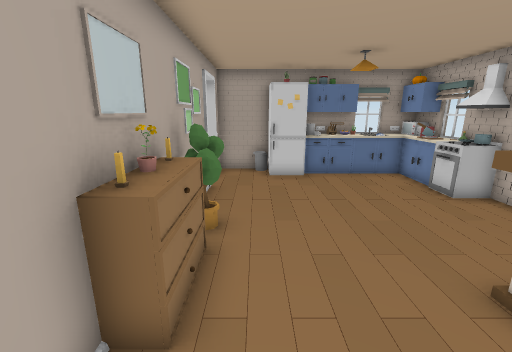
view 1 (above)

12 first-person views from a walk through a 3-D level made in the Unity game engine. The camera is 1.4 m above the floor, tilts 14° down and sees 90° across. Doors are open. The floor is counted in squares, 0.5 m on a side. Each view is taken from the middle of a square. On the plan, view 1 faces up. The plan holds only what a view shows up to about 19 squares ahead; the rest is blank. The place goes on beyond the plan. The player character is not drawn.

view 2
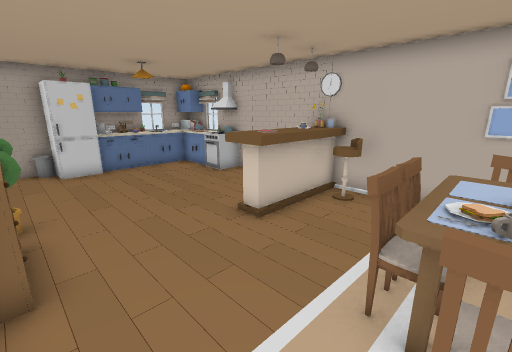

view 3
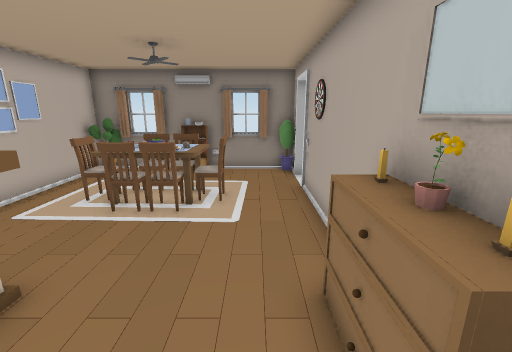

view 4
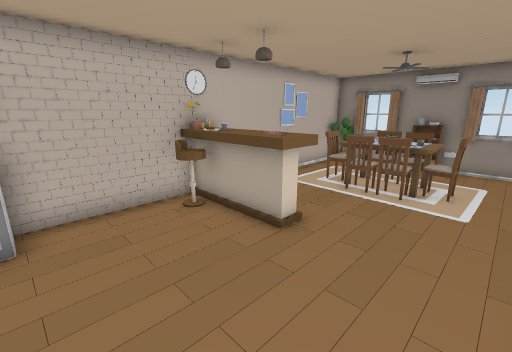

view 5
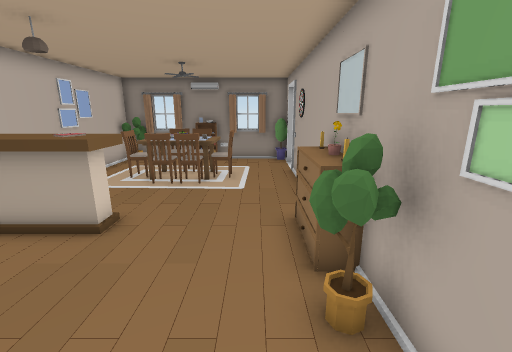

view 6
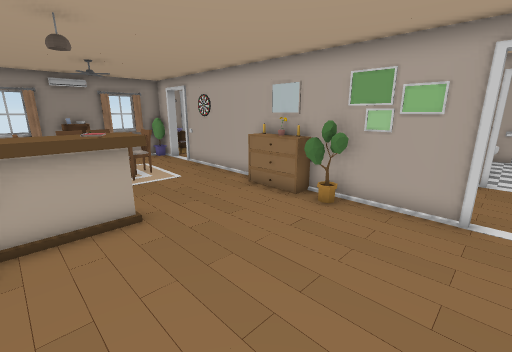

view 7
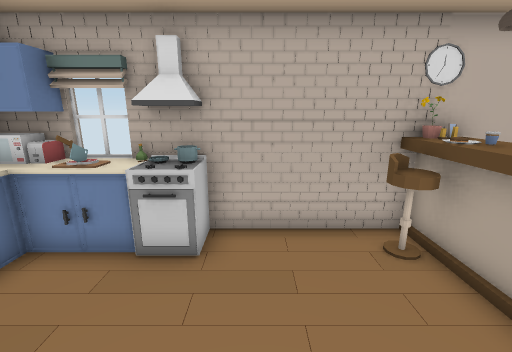

view 8
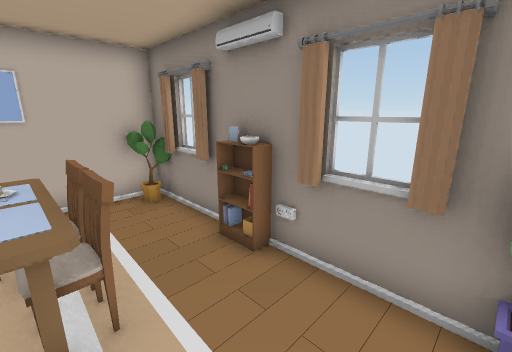

view 9
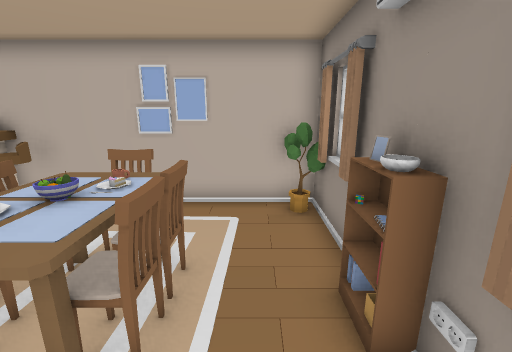

view 10
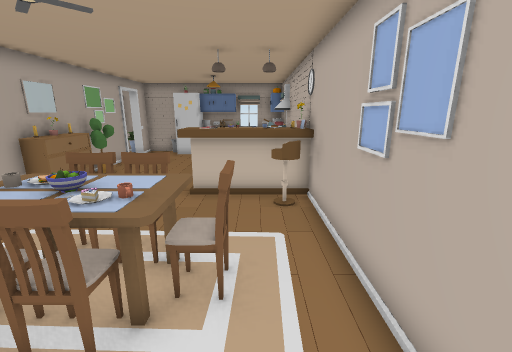

view 11
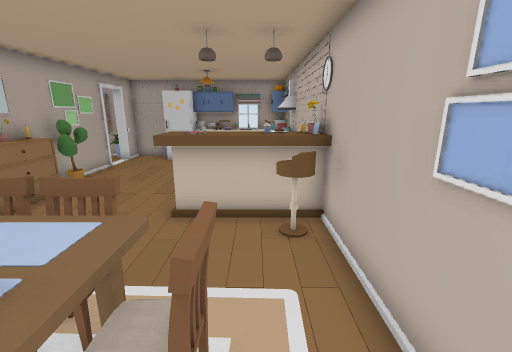

view 12
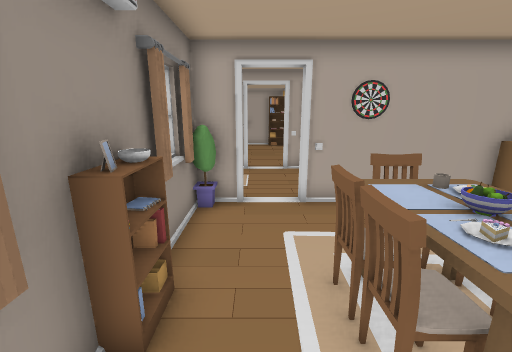

### Floor plan
Key: @ floor where view 1 was taken; # wall or solid block; . floor; D open door; = window, fence, low wall or low ledge; O other object.
Columns run from 4 left of view 1 to 8 right of it. Each row starts with its distance up from view 1.
 13 #####O O OOO#
 12   #.#####=###
 11   D..##  . ##
 10   D........=O
  9   #........#O
  8   #........=O
  7   #.........#
  6   #O........#
  5    =....... #
  4   O=....O##O#
  3    =....OOOO#
  2   ##....##OO#
  1   #........##
  0   #.@.......#
 -1   #..  ###..#
 -2   #..#####O.#
 -3   #..#####O.#
 -4   D...### ..#
 -5   D.........#
 -6   #........O#
 -7   ###########

Where each view was taken, in squares from view 1:
view 1: 0 up, 0 right, facing up
view 2: 2 down, 1 left, facing up-right
view 3: 6 up, 0 right, facing down
view 4: 8 up, 0 right, facing down-right
view 5: 9 up, 0 right, facing down
view 6: 10 up, 6 right, facing down-left
view 7: 7 up, 2 right, facing right
view 8: 3 down, 1 left, facing down-right
view 9: 5 down, 0 right, facing right
view 10: 6 down, 6 right, facing up
view 11: 4 down, 6 right, facing up
view 12: 5 down, 6 right, facing left
